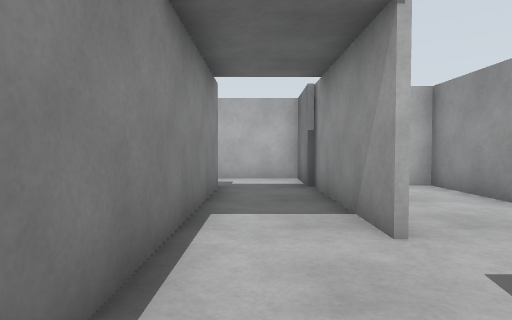
[1] (above)

24 first-person views from a walk through a world built for the Gazebo simulator. The camera is 0.94 m above the floor, tilts 2° down and sees 75° across. The floor is counted in squares, 1 m on a side. Each view is taken from the middle of a square. On the plan, view 1 faces up. The plan holds only what a view shows up to about 12 squares ahead; the rest is blank. The place goes on beyond the plan.

[2]
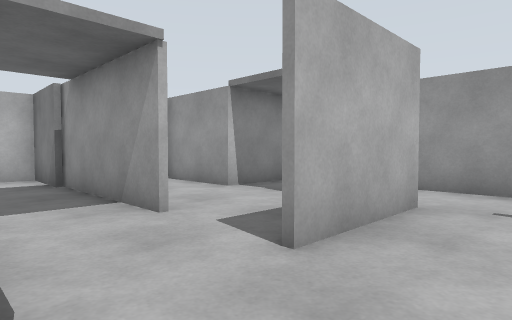

[3]
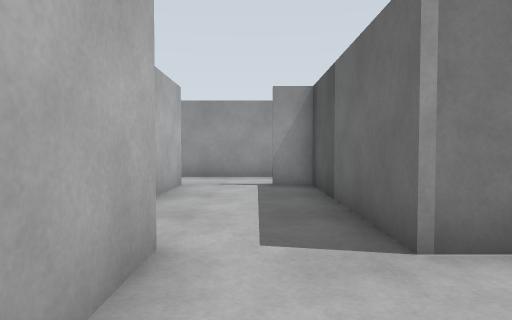

[4]
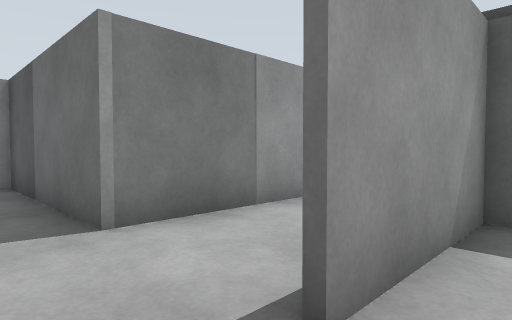

[5]
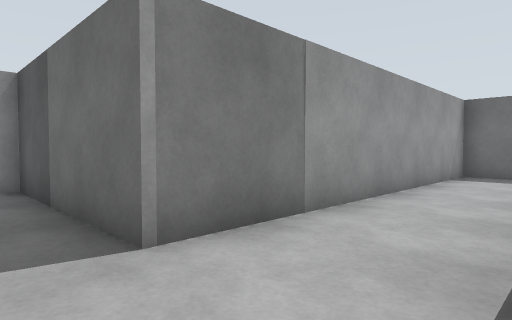

[6]
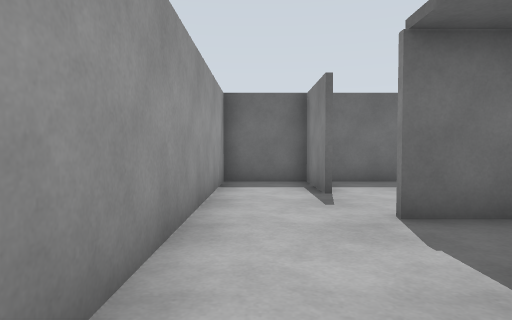

[7]
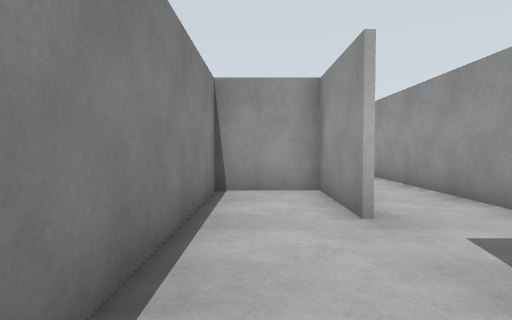

[8]
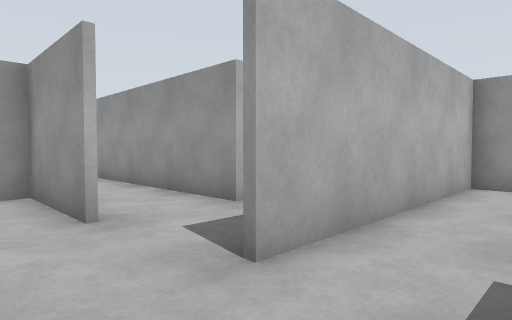

[9]
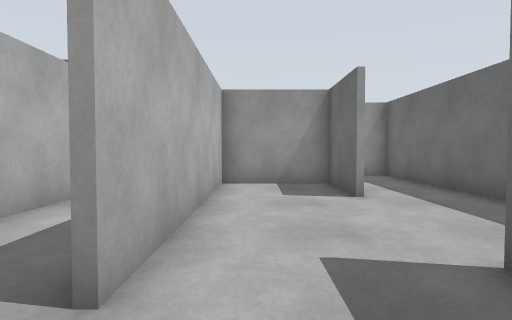

[10]
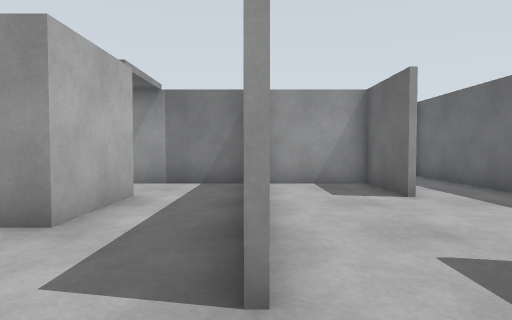

[11]
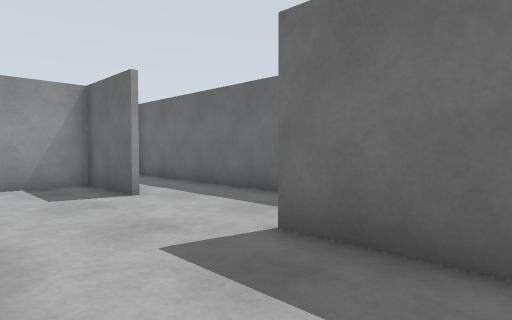

[12]
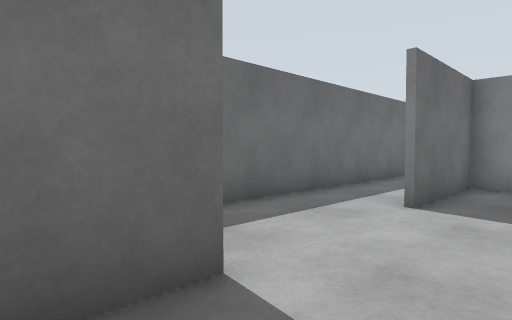

[13]
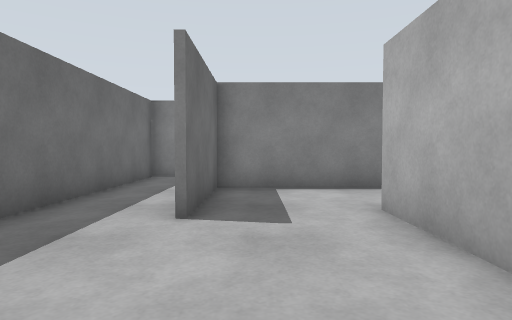

[14]
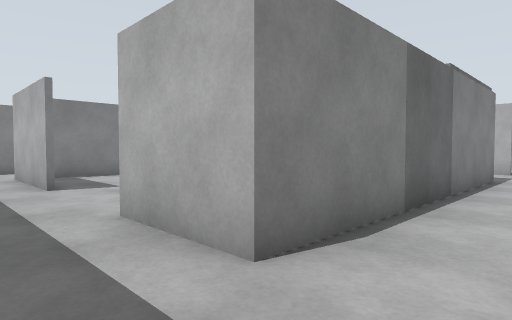

[15]
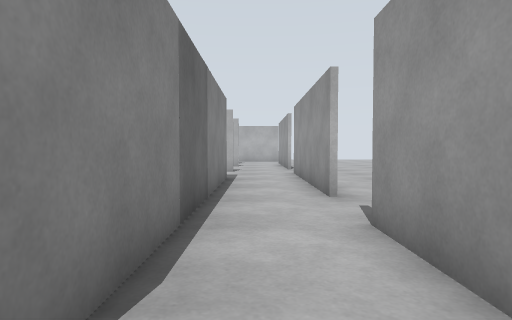

[16]
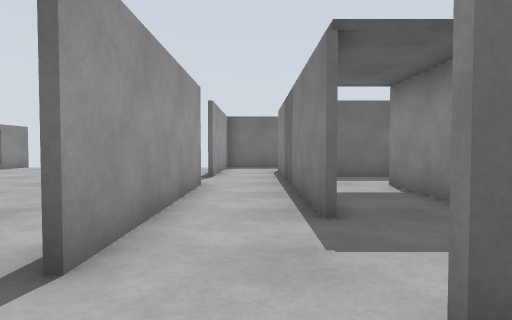

[17]
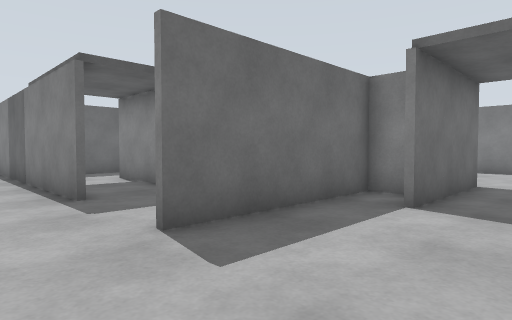

[18]
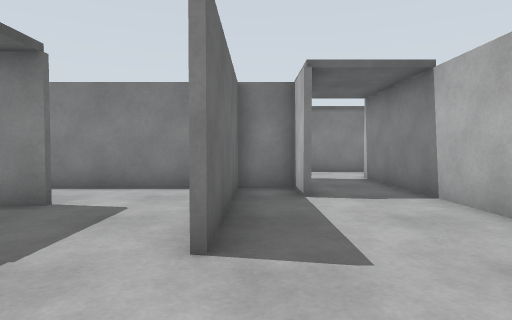

[19]
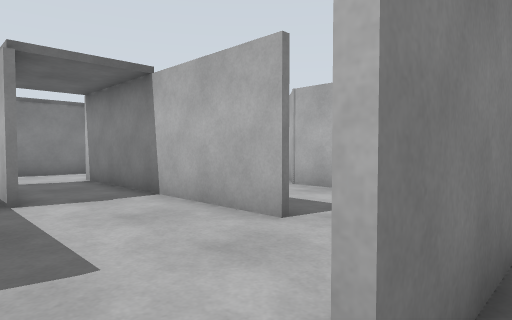

[20]
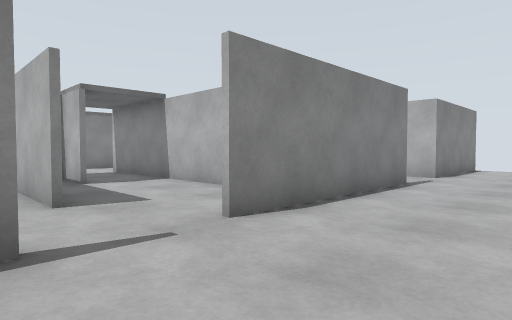

[21]
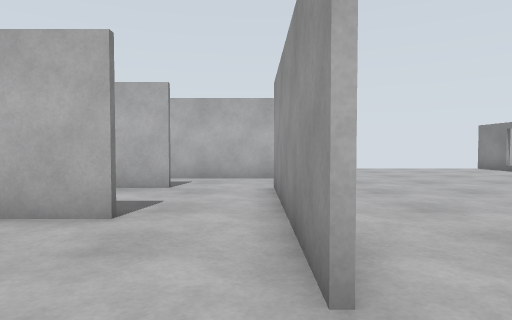

[22]
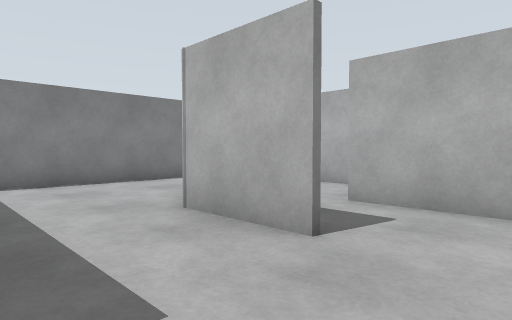

[23]
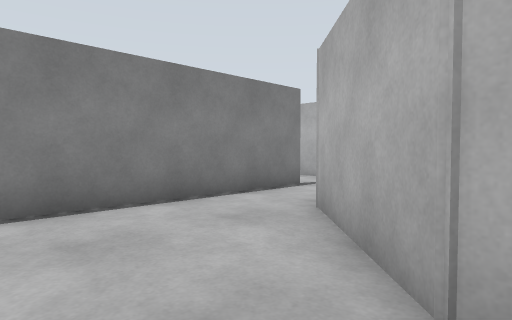

[24]
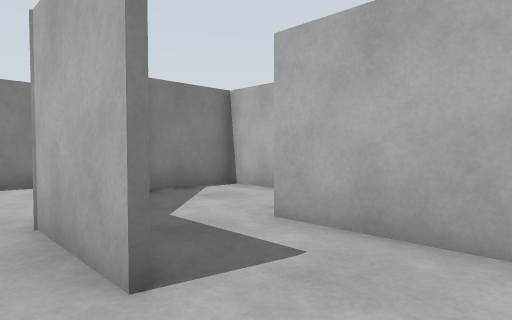

### Floor plan
Points are (right, up) in squares from view 1. A wall is a line through its corners. A room is listed if a view was taken in it or the views show most of it. See-through windows are left out.
Room 1 (views 1, 2)
walls: (-0.6, -2.4) (2.1, -2.4)
ways out: opening at (-1, -1) to room 2; opening at (2, -0.5) to room 5; opening at (0.5, 1)
Room 2 (views 3, 5, 6)
walls: (-0.9, -0.1) (-2.9, -0.1); (-1.1, -6.6) (-1.1, -4.9)
ways out: opening at (-1, -1) to room 1; opening at (-4, -1.5) to room 3; opening at (-2.5, -5.5) to room 3
objects: barrier (-1, -4) to (-1, -3)
Room 3 (view 4)
walls: (-4.5, -8.4) (-3.9, -8.4); (-3.4, -10.9) (-3.4, -13.4) (-0.9, -13.4); (-4.1, -6) (-4.1, -2.4); (-5.5, -13.4) (-4.1, -13.4); (-1.1, -13.5) (-1.1, -6.6)
ways out: opening at (-4, -1.5) to room 2; opening at (-2.5, -5.5) to room 2
objects: grey box (-5, -8); grey box (-5, -6)
Room 4 (views 7, 8, 9)
walls: (2.1, -8.4) (2.1, -10.9) (4.6, -10.9)
ways out: opening at (3.5, -8) to room 5; opening at (5, -9.5) to room 6
Room 5 (views 10, 11)
walls: (2.1, -2.4) (2.1, -8.4); (4.4, -5.6) (4.4, -1.4); (4.6, 0.9) (1.4, 0.9)
ways out: opening at (2, -0.5) to room 1; opening at (3.5, -8) to room 4; opening at (5, -6.5) to room 7; opening at (5, -0.5) to room 7
objects: barrier (3, -2) to (4, -2)
Room 6 (views 12, 13)
walls: (4.6, -10.9) (5.6, -10.9); (5.6, -11.1) (1.9, -11.1); (9.4, -10.9) (11.9, -10.9) (11.9, -8.1) (4.9, -8.1); (-0.9, -12.6) (-0.9, -13.5); (-0.9, -13.4) (8.5, -13.4)
ways out: opening at (5, -9.5) to room 4; opening at (9, -12.5) to room 7
Room 7 (views 14, 15, 16, 17, 21)
walls: (12.1, -4.4) (12.1, -5.6); (9.5, -5.6) (6.9, -5.6) (6.9, 1.6); (7.1, 0.5) (7.1, -3); (12.1, 1.4) (9.4, 1.4); (11.9, -5.6) (11.9, -4.6); (8.6, 2.9) (7.1, 2.9) (7.1, 1.6) (12.1, 1.6); (14.4, -5.6) (14.4, 0.6); (8.6, -7.9) (10.4, -7.9); (12.1, -7.9) (12.1, -11.1) (9.4, -11.1); (14.4, 2.9) (14.4, 5.6); (4.4, 3.1) (8.6, 3.1); (12.1, 5.4) (4.4, 5.4) (4.4, 8.4) (3.9, 8.4); (14.4, -10.2) (14.4, -7.9); (1.6, 5.6) (1.6, 4.1); (8.5, -13.4) (14.4, -13.4) (14.4, -12.6)
ways out: opening at (5, -6.5) to room 5; opening at (5, -0.5) to room 5; opening at (9, -12.5) to room 6; opening at (15, -6.5) to room 8; opening at (15, 1.5) to room 8; opening at (13.5, 6) to room 9; opening at (2, 2.5)
objects: grey box (10, -5) to (10, -2); barrier (12, -7) to (12, -6); grey box (12, -4) to (12, -2)
Room 8 (views 18, 19, 20)
walls: (14.6, 9.1) (14.6, 2.9); (14.6, 13.6) (14.6, 11.4)
ways out: opening at (15, -6.5) to room 7; opening at (15, 1.5) to room 7; opening at (15, 10.5) to room 9
Room 9 (views 22, 23, 24)
walls: (12, 8.9) (9.5, 8.9) (6.9, 11.5); (14.4, 5.6) (14.4, 9); (14.6, 11.4) (10.9, 11.4); (4.6, 10.6) (4.6, 7.1)
ways out: opening at (13.5, 6) to room 7; opening at (15, 10.5) to room 8; opening at (11, 10.5) to room 10; opening at (6, 11)
Room 10 (no view inside)
walls: (9.6, 13.9) (7.1, 13.9) (7.1, 11.5)
ways out: opening at (11, 10.5) to room 9

Where each view was taken, in squares from view 1:
view 1: 0 up, 0 right, facing up
view 2: 1 down, 1 left, facing up-right
view 3: 1 down, 4 left, facing right
view 4: 1 down, 5 left, facing down-right
view 5: 1 down, 4 left, facing down-right
view 6: 4 down, 2 left, facing down
view 7: 10 down, 3 right, facing up
view 8: 10 down, 3 right, facing up-right
view 9: 9 down, 3 right, facing right
view 10: 8 down, 3 right, facing right
view 11: 8 down, 3 right, facing down-right
view 12: 9 down, 11 right, facing down-left
view 13: 10 down, 10 right, facing left
view 14: 13 down, 14 right, facing up-left
view 15: 12 down, 13 right, facing up
view 16: 3 up, 13 right, facing down
view 17: 5 up, 14 right, facing down-left
view 18: 2 up, 15 right, facing left
view 19: 2 up, 15 right, facing up-left
view 20: 0 up, 18 right, facing up-left
view 21: 1 up, 14 right, facing up
view 22: 6 up, 14 right, facing up-left
view 23: 7 up, 10 right, facing up-left
view 24: 8 up, 14 right, facing up-left
